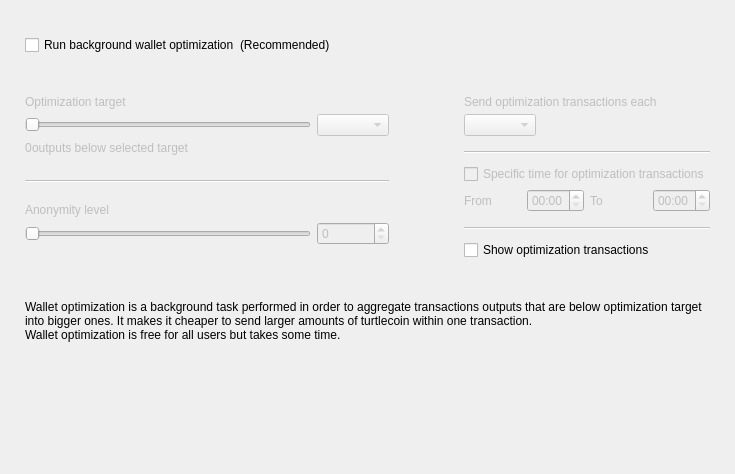
<?xml version="1.0" encoding="UTF-8"?>
<ui version="4.0">
 <class>OptimizationOptionsFrame</class>
 <widget class="QFrame" name="OptimizationOptionsFrame">
  <property name="geometry">
   <rect>
    <x>0</x>
    <y>0</y>
    <width>735</width>
    <height>474</height>
   </rect>
  </property>
  <property name="windowTitle">
   <string>Frame</string>
  </property>
  <property name="frameShape">
   <enum>QFrame::NoFrame</enum>
  </property>
  <property name="frameShadow">
   <enum>QFrame::Raised</enum>
  </property>
  <layout class="QVBoxLayout" name="verticalLayout">
   <property name="spacing">
    <number>0</number>
   </property>
   <property name="leftMargin">
    <number>25</number>
   </property>
   <property name="topMargin">
    <number>35</number>
   </property>
   <property name="rightMargin">
    <number>25</number>
   </property>
   <property name="bottomMargin">
    <number>0</number>
   </property>
   <item>
    <layout class="QHBoxLayout" name="horizontalLayout_2">
     <item>
      <widget class="QCheckBox" name="m_enableOptimizationCheck">
       <property name="text">
        <string>Run background wallet optimization</string>
       </property>
      </widget>
     </item>
     <item>
      <widget class="WalletGui::WalletNormalGrayTextLabel" name="label_8">
       <property name="text">
        <string>(Recommended)</string>
       </property>
      </widget>
     </item>
     <item>
      <spacer name="horizontalSpacer">
       <property name="orientation">
        <enum>Qt::Horizontal</enum>
       </property>
       <property name="sizeHint" stdset="0">
        <size>
         <width>40</width>
         <height>20</height>
        </size>
       </property>
      </spacer>
     </item>
    </layout>
   </item>
   <item>
    <spacer name="verticalSpacer_2">
     <property name="orientation">
      <enum>Qt::Vertical</enum>
     </property>
     <property name="sizeType">
      <enum>QSizePolicy::Fixed</enum>
     </property>
     <property name="sizeHint" stdset="0">
      <size>
       <width>20</width>
       <height>40</height>
      </size>
     </property>
    </spacer>
   </item>
   <item>
    <widget class="QWidget" name="m_optimizationOptionsWidget" native="true">
     <property name="enabled">
      <bool>true</bool>
     </property>
     <layout class="QHBoxLayout" name="horizontalLayout">
      <property name="spacing">
       <number>75</number>
      </property>
      <property name="leftMargin">
       <number>0</number>
      </property>
      <property name="topMargin">
       <number>0</number>
      </property>
      <property name="rightMargin">
       <number>0</number>
      </property>
      <property name="bottomMargin">
       <number>0</number>
      </property>
      <item alignment="Qt::AlignTop">
       <widget class="QWidget" name="widget1" native="true">
        <property name="enabled">
         <bool>false</bool>
        </property>
        <layout class="QGridLayout" name="gridLayout" columnstretch="50,0,0,0">
         <property name="leftMargin">
          <number>0</number>
         </property>
         <property name="topMargin">
          <number>0</number>
         </property>
         <property name="rightMargin">
          <number>0</number>
         </property>
         <property name="bottomMargin">
          <number>0</number>
         </property>
         <property name="verticalSpacing">
          <number>5</number>
         </property>
         <item row="0" column="0" colspan="4">
          <widget class="WalletGui::WalletNormalBlackTextLabel" name="label_5">
           <property name="text">
            <string>Optimization target</string>
           </property>
           <property name="indent">
            <number>0</number>
           </property>
          </widget>
         </item>
         <item row="4" column="0" colspan="4">
          <spacer name="verticalSpacer_3">
           <property name="orientation">
            <enum>Qt::Vertical</enum>
           </property>
           <property name="sizeType">
            <enum>QSizePolicy::Fixed</enum>
           </property>
           <property name="sizeHint" stdset="0">
            <size>
             <width>20</width>
             <height>20</height>
            </size>
           </property>
          </spacer>
         </item>
         <item row="1" column="0" colspan="3">
          <widget class="QSlider" name="m_thresholdSlider">
           <property name="maximum">
            <number>6</number>
           </property>
           <property name="pageStep">
            <number>1</number>
           </property>
           <property name="orientation">
            <enum>Qt::Horizontal</enum>
           </property>
          </widget>
         </item>
         <item row="1" column="3">
          <widget class="QComboBox" name="m_thresholdCombo"/>
         </item>
         <item row="5" column="0" colspan="4">
          <widget class="Line" name="line">
           <property name="orientation">
            <enum>Qt::Horizontal</enum>
           </property>
          </widget>
         </item>
         <item row="6" column="0" colspan="4">
          <spacer name="verticalSpacer_4">
           <property name="orientation">
            <enum>Qt::Vertical</enum>
           </property>
           <property name="sizeType">
            <enum>QSizePolicy::Fixed</enum>
           </property>
           <property name="sizeHint" stdset="0">
            <size>
             <width>20</width>
             <height>15</height>
            </size>
           </property>
          </spacer>
         </item>
         <item row="8" column="3">
          <widget class="QSpinBox" name="m_mixinSpin">
           <property name="buttonSymbols">
            <enum>QAbstractSpinBox::UpDownArrows</enum>
           </property>
          </widget>
         </item>
         <item row="7" column="0" colspan="4">
          <widget class="WalletGui::WalletNormalBlackTextLabel" name="label_7">
           <property name="text">
            <string>Anonymity level</string>
           </property>
           <property name="indent">
            <number>0</number>
           </property>
          </widget>
         </item>
         <item row="8" column="0" colspan="3">
          <widget class="QSlider" name="m_mixinSlider">
           <property name="pageStep">
            <number>1</number>
           </property>
           <property name="orientation">
            <enum>Qt::Horizontal</enum>
           </property>
          </widget>
         </item>
         <item row="2" column="0" colspan="4">
          <spacer name="verticalSpacer_12">
           <property name="orientation">
            <enum>Qt::Vertical</enum>
           </property>
           <property name="sizeType">
            <enum>QSizePolicy::Fixed</enum>
           </property>
           <property name="sizeHint" stdset="0">
            <size>
             <width>20</width>
             <height>0</height>
            </size>
           </property>
          </spacer>
         </item>
         <item row="3" column="0" colspan="4">
          <layout class="QHBoxLayout" name="horizontalLayout_3" stretch="0,1">
           <item>
            <widget class="QLabel" name="m_nonOptimizedOutputsLabel">
             <property name="text">
              <string>0</string>
             </property>
            </widget>
           </item>
           <item>
            <widget class="WalletGui::WalletNormalBlackTextLabel" name="m_nonOptimizedOutputsTextLabel">
             <property name="text">
              <string>outputs below selected target</string>
             </property>
            </widget>
           </item>
          </layout>
         </item>
        </layout>
       </widget>
      </item>
      <item>
       <layout class="QVBoxLayout" name="verticalLayout_3">
        <property name="spacing">
         <number>10</number>
        </property>
        <property name="rightMargin">
         <number>0</number>
        </property>
        <property name="bottomMargin">
         <number>0</number>
        </property>
        <item>
         <widget class="QWidget" name="widget2" native="true">
          <property name="enabled">
           <bool>false</bool>
          </property>
          <layout class="QGridLayout" name="gridLayout_2" columnstretch="0,0,0,0">
           <property name="leftMargin">
            <number>0</number>
           </property>
           <property name="topMargin">
            <number>0</number>
           </property>
           <property name="rightMargin">
            <number>0</number>
           </property>
           <property name="bottomMargin">
            <number>0</number>
           </property>
           <property name="verticalSpacing">
            <number>5</number>
           </property>
           <item row="2" column="0" colspan="2" alignment="Qt::AlignLeft">
            <widget class="QComboBox" name="m_periodCombo"/>
           </item>
           <item row="8" column="0">
            <widget class="WalletGui::WalletNormalBlackTextLabel" name="label_2">
             <property name="text">
              <string>From</string>
             </property>
            </widget>
           </item>
           <item row="8" column="1">
            <widget class="QTimeEdit" name="m_startTimeEdit">
             <property name="enabled">
              <bool>false</bool>
             </property>
             <property name="displayFormat">
              <string>HH:mm</string>
             </property>
            </widget>
           </item>
           <item row="8" column="2">
            <widget class="WalletGui::WalletNormalBlackTextLabel" name="label_3">
             <property name="text">
              <string>To</string>
             </property>
            </widget>
           </item>
           <item row="8" column="3">
            <widget class="QTimeEdit" name="m_stopTimeEdit">
             <property name="enabled">
              <bool>false</bool>
             </property>
             <property name="displayFormat">
              <string>HH:mm</string>
             </property>
            </widget>
           </item>
           <item row="6" column="0" colspan="4">
            <widget class="QCheckBox" name="m_optimizationTimeCheck">
             <property name="text">
              <string>Specific time for optimization transactions</string>
             </property>
            </widget>
           </item>
           <item row="4" column="0" colspan="4">
            <widget class="Line" name="line_2">
             <property name="orientation">
              <enum>Qt::Horizontal</enum>
             </property>
            </widget>
           </item>
           <item row="0" column="0" colspan="4">
            <widget class="WalletGui::WalletNormalBlackTextLabel" name="label_4">
             <property name="text">
              <string>Send optimization transactions each</string>
             </property>
             <property name="indent">
              <number>0</number>
             </property>
            </widget>
           </item>
           <item row="7" column="0" colspan="4">
            <spacer name="verticalSpacer_8">
             <property name="orientation">
              <enum>Qt::Vertical</enum>
             </property>
             <property name="sizeType">
              <enum>QSizePolicy::Fixed</enum>
             </property>
             <property name="sizeHint" stdset="0">
              <size>
               <width>20</width>
               <height>0</height>
              </size>
             </property>
            </spacer>
           </item>
           <item row="3" column="0" colspan="4">
            <spacer name="verticalSpacer_6">
             <property name="orientation">
              <enum>Qt::Vertical</enum>
             </property>
             <property name="sizeType">
              <enum>QSizePolicy::Fixed</enum>
             </property>
             <property name="sizeHint" stdset="0">
              <size>
               <width>20</width>
               <height>10</height>
              </size>
             </property>
            </spacer>
           </item>
           <item row="10" column="0" colspan="4">
            <widget class="Line" name="line_3">
             <property name="orientation">
              <enum>Qt::Horizontal</enum>
             </property>
            </widget>
           </item>
           <item row="1" column="0" colspan="4">
            <spacer name="verticalSpacer_5">
             <property name="orientation">
              <enum>Qt::Vertical</enum>
             </property>
             <property name="sizeType">
              <enum>QSizePolicy::Fixed</enum>
             </property>
             <property name="sizeHint" stdset="0">
              <size>
               <width>20</width>
               <height>0</height>
              </size>
             </property>
            </spacer>
           </item>
           <item row="5" column="0" colspan="4">
            <spacer name="verticalSpacer_7">
             <property name="orientation">
              <enum>Qt::Vertical</enum>
             </property>
             <property name="sizeType">
              <enum>QSizePolicy::Fixed</enum>
             </property>
             <property name="sizeHint" stdset="0">
              <size>
               <width>20</width>
               <height>5</height>
              </size>
             </property>
            </spacer>
           </item>
           <item row="9" column="0" colspan="4">
            <spacer name="verticalSpacer_10">
             <property name="orientation">
              <enum>Qt::Vertical</enum>
             </property>
             <property name="sizeType">
              <enum>QSizePolicy::Fixed</enum>
             </property>
             <property name="sizeHint" stdset="0">
              <size>
               <width>20</width>
               <height>10</height>
              </size>
             </property>
            </spacer>
           </item>
          </layout>
         </widget>
        </item>
        <item>
         <widget class="QCheckBox" name="m_showFusionTransactionsCheck">
          <property name="enabled">
           <bool>true</bool>
          </property>
          <property name="text">
           <string>Show optimization transactions</string>
          </property>
         </widget>
        </item>
       </layout>
      </item>
     </layout>
    </widget>
   </item>
   <item>
    <spacer name="verticalSpacer_11">
     <property name="orientation">
      <enum>Qt::Vertical</enum>
     </property>
     <property name="sizeType">
      <enum>QSizePolicy::Fixed</enum>
     </property>
     <property name="sizeHint" stdset="0">
      <size>
       <width>20</width>
       <height>40</height>
      </size>
     </property>
    </spacer>
   </item>
   <item>
    <widget class="WalletGui::WalletExtraNormalGrayTextLabel" name="m_helpLabel">
     <property name="text">
      <string>Wallet optimization is a background task performed in order to aggregate transactions outputs that are below optimization target into bigger ones. It makes it cheaper to send larger amounts of turtlecoin within one transaction.
Wallet optimization is free for all users but takes some time.</string>
     </property>
     <property name="wordWrap">
      <bool>true</bool>
     </property>
    </widget>
   </item>
   <item>
    <spacer name="verticalSpacer">
     <property name="orientation">
      <enum>Qt::Vertical</enum>
     </property>
     <property name="sizeHint" stdset="0">
      <size>
       <width>20</width>
       <height>40</height>
      </size>
     </property>
    </spacer>
   </item>
  </layout>
 </widget>
 <customwidgets>
  <customwidget>
   <class>WalletGui::WalletNormalGrayTextLabel</class>
   <extends>QLabel</extends>
   <header>Gui/Common/WalletTextLabel.h</header>
  </customwidget>
  <customwidget>
   <class>WalletGui::WalletNormalBlackTextLabel</class>
   <extends>QLabel</extends>
   <header>Gui/Common/WalletTextLabel.h</header>
  </customwidget>
  <customwidget>
   <class>WalletGui::WalletExtraNormalGrayTextLabel</class>
   <extends>QLabel</extends>
   <header>Gui/Common/WalletTextLabel.h</header>
  </customwidget>
 </customwidgets>
 <resources/>
 <connections>
  <connection>
   <sender>m_enableOptimizationCheck</sender>
   <signal>toggled(bool)</signal>
   <receiver>widget1</receiver>
   <slot>setEnabled(bool)</slot>
   <hints>
    <hint type="sourcelabel">
     <x>147</x>
     <y>47</y>
    </hint>
    <hint type="destinationlabel">
     <x>176</x>
     <y>204</y>
    </hint>
   </hints>
  </connection>
  <connection>
   <sender>m_thresholdSlider</sender>
   <signal>valueChanged(int)</signal>
   <receiver>OptimizationOptionsFrame</receiver>
   <slot>thresholdChanged(int)</slot>
   <hints>
    <hint type="sourcelabel">
     <x>116</x>
     <y>139</y>
    </hint>
    <hint type="destinationlabel">
     <x>355</x>
     <y>194</y>
    </hint>
   </hints>
  </connection>
  <connection>
   <sender>m_mixinSlider</sender>
   <signal>valueChanged(int)</signal>
   <receiver>OptimizationOptionsFrame</receiver>
   <slot>mixinChanged(int)</slot>
   <hints>
    <hint type="sourcelabel">
     <x>116</x>
     <y>240</y>
    </hint>
    <hint type="destinationlabel">
     <x>367</x>
     <y>236</y>
    </hint>
   </hints>
  </connection>
  <connection>
   <sender>m_optimizationTimeCheck</sender>
   <signal>toggled(bool)</signal>
   <receiver>m_startTimeEdit</receiver>
   <slot>setEnabled(bool)</slot>
   <hints>
    <hint type="sourcelabel">
     <x>543</x>
     <y>179</y>
    </hint>
    <hint type="destinationlabel">
     <x>501</x>
     <y>207</y>
    </hint>
   </hints>
  </connection>
  <connection>
   <sender>m_optimizationTimeCheck</sender>
   <signal>toggled(bool)</signal>
   <receiver>m_stopTimeEdit</receiver>
   <slot>setEnabled(bool)</slot>
   <hints>
    <hint type="sourcelabel">
     <x>543</x>
     <y>179</y>
    </hint>
    <hint type="destinationlabel">
     <x>643</x>
     <y>207</y>
    </hint>
   </hints>
  </connection>
  <connection>
   <sender>m_mixinSpin</sender>
   <signal>valueChanged(int)</signal>
   <receiver>OptimizationOptionsFrame</receiver>
   <slot>mixinChanged(int)</slot>
   <hints>
    <hint type="sourcelabel">
     <x>273</x>
     <y>271</y>
    </hint>
    <hint type="destinationlabel">
     <x>367</x>
     <y>236</y>
    </hint>
   </hints>
  </connection>
  <connection>
   <sender>m_thresholdCombo</sender>
   <signal>currentIndexChanged(int)</signal>
   <receiver>OptimizationOptionsFrame</receiver>
   <slot>thresholdChanged(int)</slot>
   <hints>
    <hint type="sourcelabel">
     <x>270</x>
     <y>139</y>
    </hint>
    <hint type="destinationlabel">
     <x>367</x>
     <y>236</y>
    </hint>
   </hints>
  </connection>
  <connection>
   <sender>m_enableOptimizationCheck</sender>
   <signal>toggled(bool)</signal>
   <receiver>widget2</receiver>
   <slot>setEnabled(bool)</slot>
   <hints>
    <hint type="sourcelabel">
     <x>158</x>
     <y>48</y>
    </hint>
    <hint type="destinationlabel">
     <x>556</x>
     <y>197</y>
    </hint>
   </hints>
  </connection>
 </connections>
 <slots>
  <slot>thresholdChanged(int)</slot>
  <slot>mixinChanged(int)</slot>
 </slots>
</ui>
